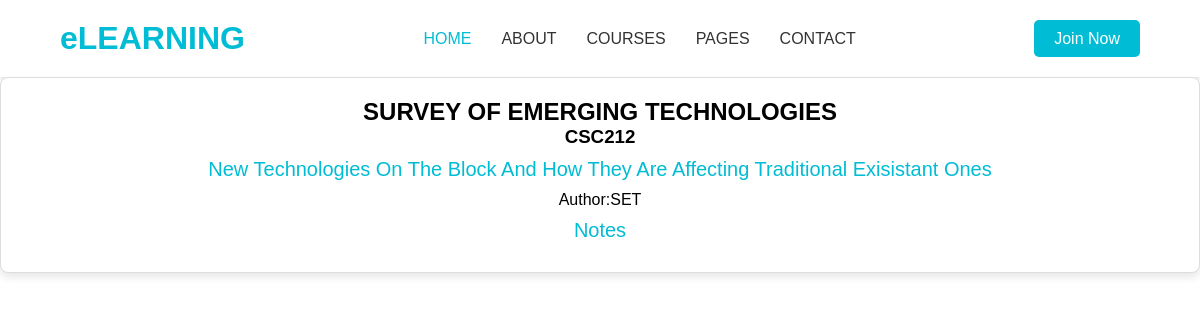
Page /department/IT/computer_science/course_units/survey-of-emerging-technologies on the committed database.
### dashboard/models.py (models this page shows, shortened)
class Course_unit(models.Model):
    unit_title = models.CharField(max_length=100)
    course_code = models.CharField(max_length=10, null=True)
    slug = models.SlugField(max_length=50, null=False, default="")
    unit_description = models.TextField(max_length=100)
    unit_author = models.ForeignKey(User, on_delete=models.CASCADE)

### dashboard/views.py (the view)
# urls.py: path('department/IT/computer_science/course_units/<slug:slug>', views.details, name="details"),
def details(request, slug):
    detail = Course_unit.objects.get(slug=slug)
    files = UploadFile.objects.all().order_by('uploaded_at')
    return render(request, 'details.html', {'detail':detail, 'files':files})

### dashboard/templates/details.html (shortened to what this page needs)
{% extends 'master.html' %}
{% block content %}
  <div class="card">
    <h2>{{ detail.unit_title }}</h2>
    <h3>{{ detail.course_code }}</h3>
    <p class="unit_description">{{ detail.unit_description }}</p>
    <p>Author:{{ detail.unit_author }}</p>
    <p class="unit_description">Notes</p>
  </div>
{% endblock %}

### static/styles.css (style rules this page uses)
* { margin: 0; padding: 0; box-sizing: border-box; cursor: pointer; }
body { font-family: Arial, sans-serif; }
li .home, .logo h1, .unit_description { color: #00bcd4; }
.unit_description { text-transform: capitalize; font-size: 20px; margin: 10px auto; }
.card, .course_unit_card { background-color: #fff; border: 1px solid #ddd; border-radius: 8px; padding: 20px; min-width: 150px; text-align: center; box-shadow: 0 4px 8px rgba(0, 0, 0, 0.1); transition: transform 0.2s; }

### rows in the picture
Course_unit: unit_title "SURVEY OF EMERGING TECHNOLOGIES", course_code "CSC212", unit_description "New Technologies On The Block And How They Are Affecting Traditional Exisistant Ones", unit_author "SET"
